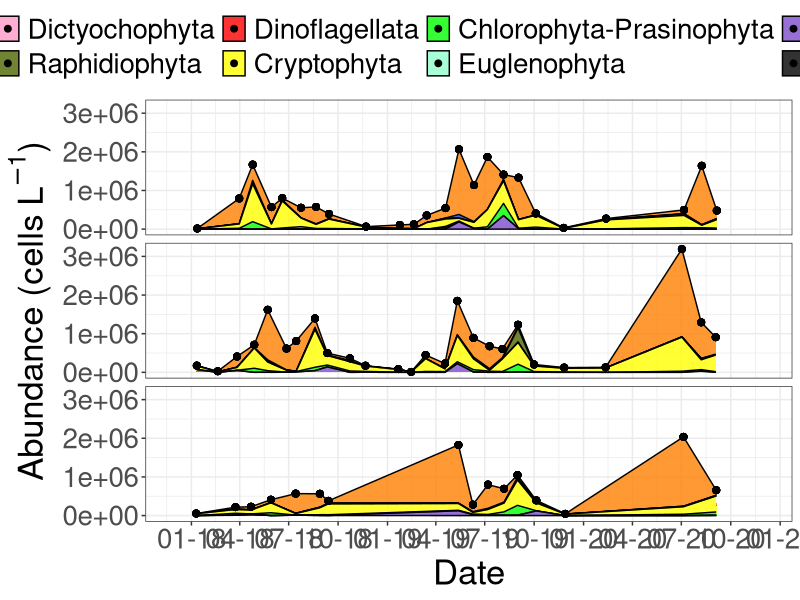
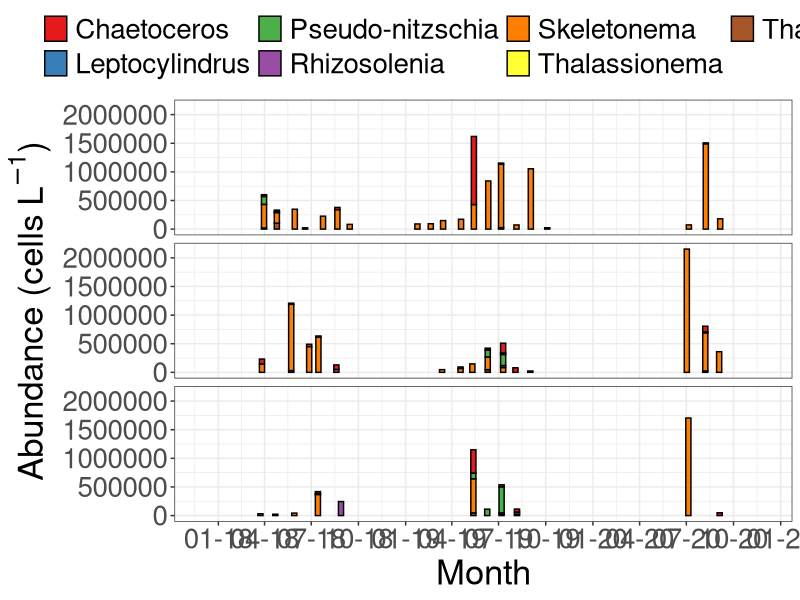
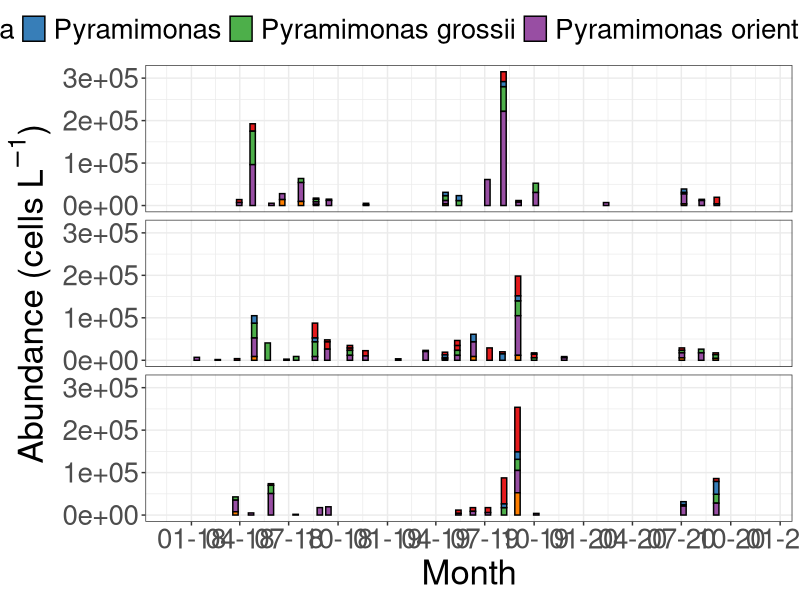
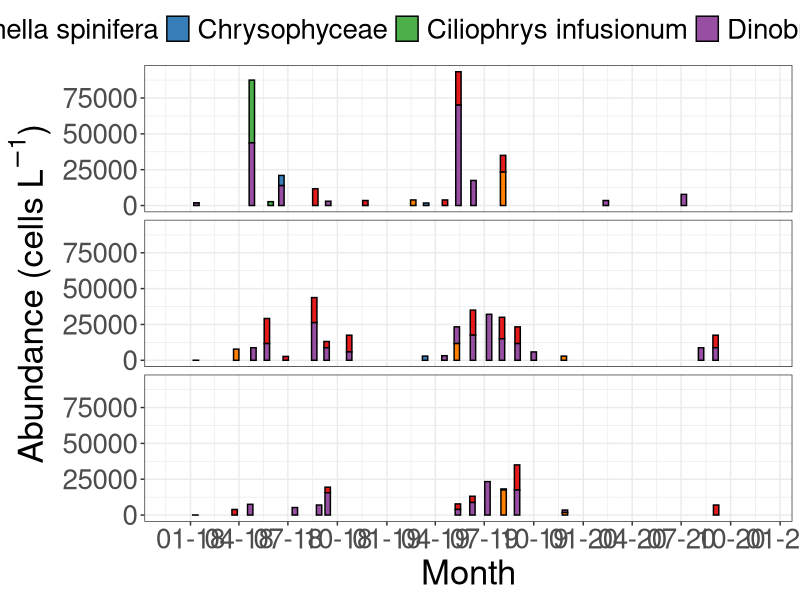
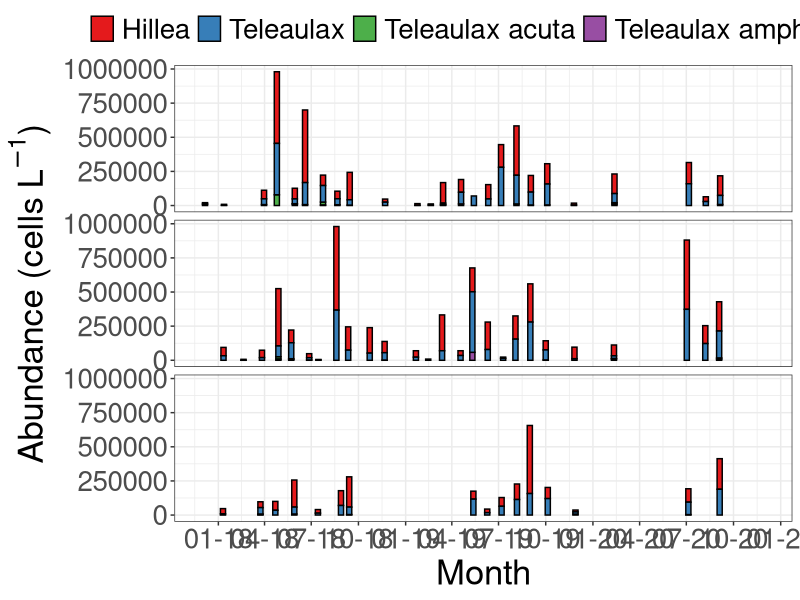
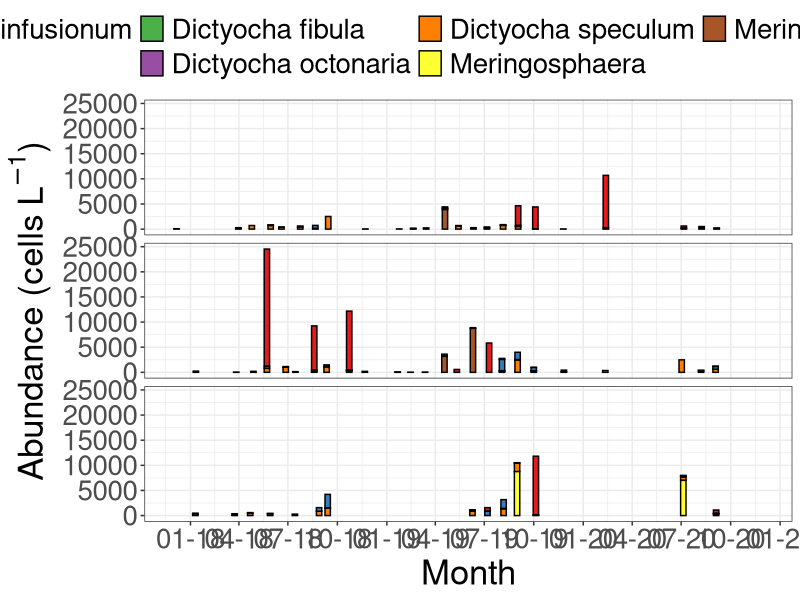
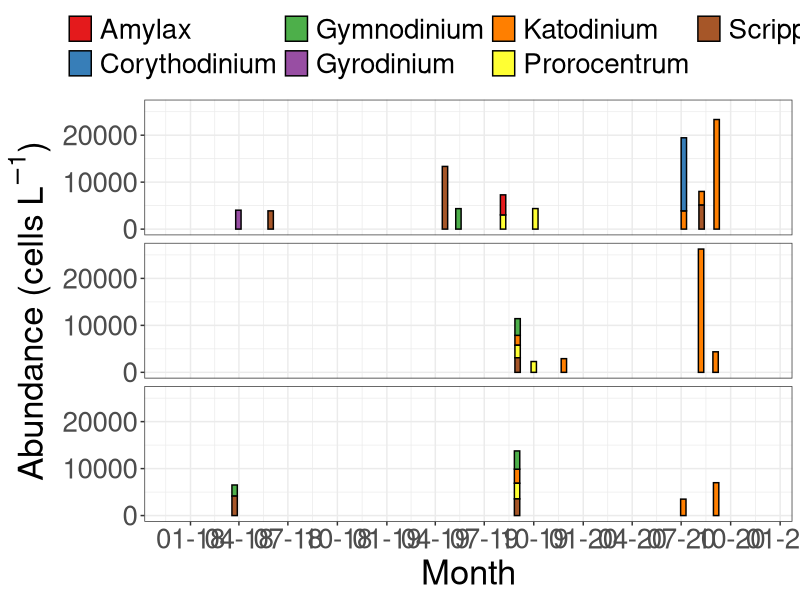
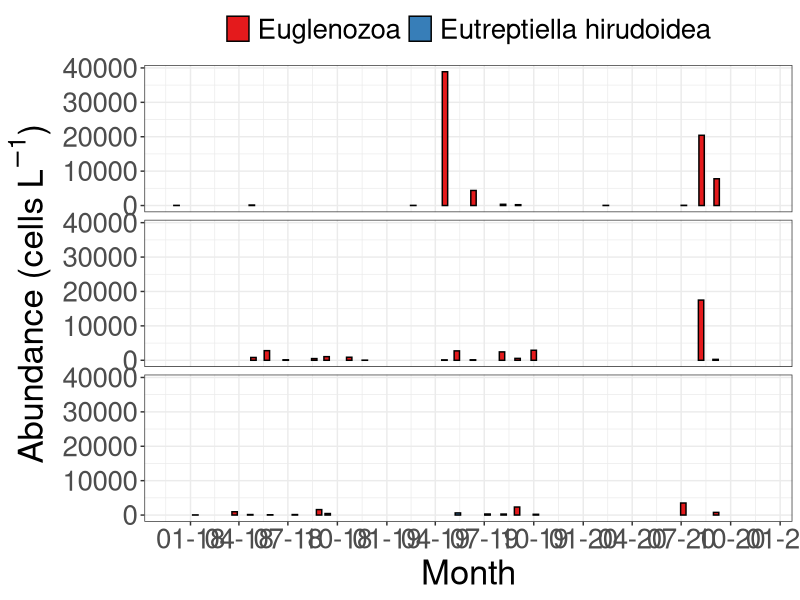

These charts were generated, in order, by the following R code:
## ---- chunk 1
#Load packages
library(tidyverse)
library(patchwork)
library(here)
library(readr)
## ---- chunk 2
#Upload output from OBIS taxonomy matching/formatting
micro <- read_csv(here("output_worms_matching", "calvert_2018_2020.csv"))

micro$date <- as.Date(micro$date, "%Y-%m-%d")

## ---- chunk 3
#Selecting pertinent columns.
micro <- micro %>% 
  select(date, site_id, group, scientificName, AphiaID, 
         scientificName_accepted = valid_name, 
         rank, kingdom:genus, lifeStage:identificationRemark,
         count = counts)
## ---- chunk 4
#Chaetoceros is missing Louis group - adding here but need to go back and fix in original file

micro <- micro %>% 
  mutate(group = case_when(scientificName == "Chaetoceros" ~
                             "Bacillariophyta",
                           TRUE ~ as.character(group)))

#Checking distinct group/species
micro_distinct <- micro %>% 
  distinct(group, scientificName) %>% 
  arrange(group)

#Interesting - unknown flagallete bearing and unknown very small flagellate should probably be summed/grouped in original sheets. I wonder if this is a difference between sheets or if both existed, and I didn't account for this. Only the 2020 qu39 data had any counts for this - so they would have been removed from the other sheets, but kept here. I need to fix this - although it might not be an issue, as I class it as protozoa, so wouldn't it just be grouped in the obis matching stage? Hmm need to think about this.


#making group for protozoa chlorophyta as unknown
micro_distinct_fix <- micro_distinct %>%
  mutate(group = case_when(scientificName == "Protozoa" & 
                             group == "Unknown flagellae-bearing cells" ~
                             "Unknown_flagellate",
                           scientificName == "Protozoa" & 
                             group == "Unknown very small flagellated species" ~
                             "Unknown_flagellate",
                           scientificName == "Protozoa" & 
                             group == "Dinoflagellata" ~
                             "Unknown_Dinophyceae?",
                           scientificName == "Protozoa" & 
                             group == "Chlorophyta" ~
                             "Unknown_Chlorophyta?",
                           scientificName == "Protozoa" & 
                             group == "Chlorophyta-Prasinophyta" ~
                             "Unknown_Chlorophyta?",
                           TRUE ~ as.character(group)))

micro <- micro %>%
  mutate(group = case_when(scientificName == "Protozoa" & 
                             group == "Unknown flagellae-bearing cells" ~
                             "Unknown_flagellate",
                           scientificName == "Protozoa" & 
                             group == "Unknown very small flagellated species" ~
                             "Unknown_flagellate",
                           scientificName == "Protozoa" & 
                             group == "Dinoflagellata" ~
                             "Unknown_Dinophyceae?",
                           scientificName == "Protozoa" & 
                             group == "Chlorophyta" ~
                             "Unknown_Chlorophyta?",
                           scientificName == "Protozoa" & 
                             group == "Chlorophyta-Prasinophyta" ~
                             "Unknown_Chlorophyta?",
                           TRUE ~ as.character(group)))

micro <- micro %>%
  mutate(group = case_when(group == "Chlorophyta" ~ "Chlorophyta-Prasinophyta",
                           group == "Dictyophyta" ~ "Dictyochophyta",
                           group == "Haptophyta" ~ "Prymnesiophyta-Haptophyta",
                           TRUE ~ as.character(group)))

## ---- chunk 5
#Designating photosynthetic species - Dictyochophyta was different in one sheet and needed to be added also:
  #Prymnesiophyta-Haptophyta
  #Chlorophyta-Prasinophyta

#Actually, need to fix these things earlier as I sum groups and these differences will not let thier counts be summed.

micro <- micro %>% 
  mutate(trophicStatus = case_when(group == "Bacillariophyta" ~ "auto",
                                   group == "Chlorophyta" ~ "auto",
                                   group == "Chlorophyta-Prasinophyta" ~ "auto",
                                   group == "Choanoflagellata" ~ "hetero",
                                   group == "Chrysophyta" ~ "auto",
                                   group == "Ciliophora" ~ "hetero",
                                   group == "Cryptophyta" ~ "auto",
                                   group == "Cyanobacteria" ~ "auto",
                                   group == "Dictyophyta" ~ "auto",
                                   group == "Dictyochophyta" ~ "auto",
                                   group == "Dinoflagellata" ~ "auto",
                                   group == "Ebriidea" ~ "hetero",
                                   group == "Euglenophyta" ~ "auto",
                                   group == "Haptophyta" ~ "auto",
                                   group == "Prymnesiophyta-Haptophyta" ~ "auto",
                                   group == "Kinetoplastidea" ~ "hetero",
                                   group == "Metazoa" ~ "hetero",
                                   group == "Raphidiophyta" ~ "auto",
                                   group == "Unknown_flagellate" ~ "auto",
                                   group == "Unknown_Chlorophyta?" ~ "auto",
                                   group == "Unknown_Dinophyceae?" ~ "auto")) %>% 
  select(date, site_id, trophicStatus, group, scientificName, 
         AphiaID, scientificName_accepted:count)

trophic_check <- micro %>% 
  distinct(group, trophicStatus) %>% 
  arrange(trophicStatus)
## ---- chunk 6
#Selecting autotrophic groups from class level specifications above. Too coarse for dinos.


#Can't figure out how to make this work with multiple stations. Trying each separately and binding
micro_sum_dfo2 <- micro %>%
  filter(trophicStatus == "auto" &
          site_id == "DFO2") %>% 
  complete(date, group) %>% # make each day have all species, even if not observed (for joining)
  group_by(date, group) %>% 
  summarise(sum = sum(count)) %>% #sum counts for each grouping/class
  ungroup() %>% 
  arrange(date, group) %>% 
  mutate(sum = replace_na(sum, 0),
         site_id = "DFO2") #replace NAs, created by complete, with 0s

micro_sum_kc10 <- micro %>%
  filter(trophicStatus == "auto" &
          site_id == "KC10") %>% 
  complete(date, group) %>% # make each day have all species, even if not observed (for joining)
  group_by(date, group) %>% 
  summarise(sum = sum(count)) %>% #sum counts for each grouping/class
  ungroup() %>% 
  arrange(date, group) %>% 
  mutate(sum = replace_na(sum, 0),
         site_id = "KC10") #replace NAs, created by complete, with 0s

micro_sum_qcs01 <- micro %>%
  filter(trophicStatus == "auto" &
          site_id == "QCS01") %>% 
  complete(date, group) %>% # make each day have all species, even if not observed (for joining)
  group_by(date, group) %>% 
  summarise(sum = sum(count)) %>% #sum counts for each grouping/class
  ungroup() %>% 
  arrange(date, group) %>% 
  mutate(sum = replace_na(sum, 0),
         site_id = "QCS01") #replace NAs, created by complete, with 0s


micro_sum <- rbind(micro_sum_dfo2, micro_sum_kc10, micro_sum_qcs01)
## ---- chunk 7
#Set order or groups for plotting

micro_sum$group <- factor(micro_sum$group,
                         levels = c("Bacillariophyta", #Y
                                    "Chrysophyta", #Y
                                    "Dictyochophyta", #Y
                                    "Raphidiophyta", #Y
                                    "Dinoflagellata", #Y
                                    "Cryptophyta",#Y
                                    "Chlorophyta-Prasinophyta", #Y 
                                    "Euglenophyta", #Y
                                    "Prymnesiophyta-Haptophyta", #Y 
                                    "Cyanobacteria", #Y
                                    "Unknown_Chlorophyta?", #Y
                                    "Unknown_Dinophyceae?", #Y
                                    "Unknown_flagellate" #Y
                                    ))
## ---- chunk 8
#Setting colour pallete for microscopy data - roughly comparable to chemtax data
color_palette_micro <- c("#ff8000", #Diatoms 
                   "#2642D5", #Chrysophytes
                   "#ff99c7", #Dicto (same color as chryso as same pig. group)
                   "#4d6600", #Raph
                   "#ff0000", #Dino
                   "#ffff00", #Crypto
                   "#00ff00", #Chloro (chloro and eugleno same colour, same pig. group)
                   "#93FFCA", #Eugleno
                   "#7d4dcc", #Hapto
                   "#000000"  #Cyano
                   )

#Set month labels for plot
month_labels_5 <- rep(c('J','F','M','A','M','J','J','A','S','O','N','D'), 5)

month_labels <- c('J','F','M','A','M','J','J','A','S','O','N','D')
## ---- chunk 9

startTime <- as.Date("2017-12-01")
endTime <- as.Date("2020-11-30")
startEnd <- c(startTime, endTime)


micro_sum %>% 
  filter(date > "2018-01-01" & date < "2020-12-31" &
         !group == "Unknown_Chlorophyta?" &
         !group == "Unknown_Dinophyceae?" &
         !group == "Unknown_flagellate") %>%
  group_by(date, site_id) %>% 
  mutate(sum_all = sum(sum, na.rm = TRUE)) %>% 
  ggplot(aes(x = date, y = sum, group = group, fill = group)) +
  geom_area(position = "stack", alpha = 0.8, size = 0.5, colour = "black") +
  geom_point(aes(x = date, y = sum_all), size = 2) +
  scale_fill_manual(values = color_palette_micro) +
  scale_x_date(limits = startEnd,
               breaks = scales::date_breaks("3 month"),
               labels = scales::date_format("%m-%y")) +
  facet_wrap(~ site_id, ncol = 1) +
  theme_bw() +
  theme(legend.position = "top",
        legend.direction = "horizontal",
        legend.title = element_blank(),
        text = element_text(size = 11),
        strip.background = element_blank(),
        strip.text = element_blank()) + 
  labs(x = "Date",
           y = bquote("Abundance (cells" ~ L^-1*")")) +
  theme(text = element_text(size = 25)) 

ggsave(here("figures", "Calvert.png"), width = 17, height = 15, dpi = 300)

## ---- chunk 10
micro_diat_dfo <- micro %>% 
  filter(site_id == "DFO2" &
           group == "Bacillariophyta" & count > 20000 & !is.na(genus)) %>% 
  group_by(date, genus) %>% 
  summarise(count_sum = sum(count)) %>% 
  ungroup() %>% 
  complete(date, genus) %>% 
  arrange(date, count_sum) %>% 
  mutate(site_id = "DFO2")

micro_diat_kc10 <- micro %>% 
  filter(site_id == "KC10" &
           group == "Bacillariophyta" & count > 20000 & !is.na(genus)) %>% 
  group_by(date, genus) %>% 
  summarise(count_sum = sum(count)) %>% 
  ungroup() %>% 
  complete(date, genus) %>% 
  arrange(date, count_sum) %>% 
  mutate(site_id = "KC10")

micro_diat_qcs01 <- micro %>% 
  filter(site_id == "QCS01" &
           group == "Bacillariophyta" & count > 20000 & !is.na(genus)) %>% 
  group_by(date, genus) %>% 
  summarise(count_sum = sum(count)) %>% 
  ungroup() %>% 
  complete(date, genus) %>% 
  arrange(date, count_sum) %>% 
  mutate(site_id = "QCS01")

micro_diat <- rbind(micro_diat_dfo, micro_diat_kc10, micro_diat_qcs01)

micro_diat %>% 
  ggplot(aes(date, count_sum, fill = genus)) +
  geom_bar(position = "stack", stat = "identity", color = "black", width = 10) +
  scale_fill_brewer(palette = "Set1") +
  scale_x_date(limits = startEnd,
               breaks = scales::date_breaks("3 month"),
               labels = scales::date_format("%m-%y")) +
  facet_wrap(~ site_id, ncol = 1) +
  theme_bw() +
  theme(legend.position = "top",
        legend.direction = "horizontal",
        legend.title = element_blank(),
        text = element_text(size = 11),
        strip.background = element_blank(),
        strip.text = element_blank()) + 
  labs(x = "Month",
       y = bquote("Abundance (cells" ~ L^-1*")")) +
  theme(text = element_text(size = 25)) 
  
ggsave(here("figures", "Calvert_diat_species.png"), 
        width = 17, height = 15, dpi = 300)
## ---- chunk 11
#Chorophytes
micro %>%
  filter(group == "Chlorophyta-Prasinophyta") %>% 
  ggplot(aes(date, count, fill = scientificName)) +
  geom_bar(position = "stack", stat = "identity", color = "black", width = 10) +
  scale_fill_brewer(palette = "Set1") +
  scale_x_date(limits = startEnd,
               breaks = scales::date_breaks("3 month"),
               labels = scales::date_format("%m-%y")) +
  facet_wrap(~ site_id, ncol = 1) +
  theme_bw() +
  theme(legend.position = "top",
        legend.direction = "horizontal",
        legend.title = element_blank(),
        text = element_text(size = 11),
        strip.background = element_blank(),
        strip.text = element_blank()) + 
  labs(x = "Month",
       y = bquote("Abundance (cells" ~ L^-1*")")) +
  theme(text = element_text(size = 25))

ggsave(here("figures", "Calvert_chloro_species.png"), 
        width = 17, height = 15, dpi = 300)
## ---- chunk 12
#Chrysophytes
micro %>%
  filter(group == "Chrysophyta") %>% 
  ggplot(aes(date, count, fill = scientificName)) +
  geom_bar(position = "stack", stat = "identity", color = "black", width = 10) +
  scale_fill_brewer(palette = "Set1") +
  scale_x_date(limits = startEnd,
               breaks = scales::date_breaks("3 month"),
               labels = scales::date_format("%m-%y")) +
  facet_wrap(~ site_id, ncol = 1) +
  theme_bw() +
  theme(legend.position = "top",
        legend.direction = "horizontal",
        legend.title = element_blank(),
        text = element_text(size = 11),
        strip.background = element_blank(),
        strip.text = element_blank()) + 
  labs(x = "Month",
       y = bquote("Abundance (cells" ~ L^-1*")")) +
  theme(text = element_text(size = 25))

ggsave(here("figures", "Calvert_chryso_species.png"), 
        width = 17, height = 15, dpi = 300)
## ---- chunk 13
#Cryptophytes
micro %>%
  filter(group == "Cryptophyta") %>% 
  ggplot(aes(date, count, fill = scientificName)) +
  geom_bar(position = "stack", stat = "identity", color = "black", width = 10) +
  scale_fill_brewer(palette = "Set1") +
  scale_x_date(limits = startEnd,
               breaks = scales::date_breaks("3 month"),
               labels = scales::date_format("%m-%y")) +
  facet_wrap(~ site_id, ncol = 1) +
  theme_bw() +
  theme(legend.position = "top",
        legend.direction = "horizontal",
        legend.title = element_blank(),
        text = element_text(size = 11),
        strip.background = element_blank(),
        strip.text = element_blank()) + 
  labs(x = "Month",
       y = bquote("Abundance (cells" ~ L^-1*")")) +
  theme(text = element_text(size = 25))

ggsave(here("figures", "Calvert_cryto_species.png"), 
        width = 17, height = 15, dpi = 300)
## ---- chunk 14
#Dictyos
micro %>%
  filter(group == "Dictyochophyta") %>% 
  ggplot(aes(date, count, fill = scientificName)) +
  geom_bar(position = "stack", stat = "identity", color = "black", width = 10) +
  scale_fill_brewer(palette = "Set1") +
  scale_x_date(limits = startEnd,
               breaks = scales::date_breaks("3 month"),
               labels = scales::date_format("%m-%y")) +
  facet_wrap(~ site_id, ncol = 1) +
  theme_bw() +
  theme(legend.position = "top",
        legend.direction = "horizontal",
        legend.title = element_blank(),
        text = element_text(size = 11),
        strip.background = element_blank(),
        strip.text = element_blank()) + 
  labs(x = "Month",
       y = bquote("Abundance (cells" ~ L^-1*")")) +
  theme(text = element_text(size = 25))

ggsave(here("figures", "Calvert_dictyo_species.png"), 
        width = 17, height = 15, dpi = 300)
## ---- chunk 15
#Dinos - found an error here - Ebria Tripartita is not a Dinoflagellate - how did this happen? Need to look into this and fix...
micro_dino_dfo <- micro %>% 
  filter(site_id == "DFO2" &
           group == "Dinoflagellata" & count > 2000 & !is.na(genus) &
           !scientificName == "Ebria tripartita") %>% 
  group_by(date, genus) %>% 
  summarise(count_sum = sum(count)) %>% 
  ungroup() %>% 
  complete(date, genus) %>% 
  arrange(date, count_sum) %>% 
  mutate(site_id = "DFO2")

micro_dino_kc10 <- micro %>% 
  filter(site_id == "KC10" &
           group == "Dinoflagellata" & count > 2000 & !is.na(genus) &
           !scientificName == "Ebria tripartita") %>% 
  group_by(date, genus) %>% 
  summarise(count_sum = sum(count)) %>% 
  ungroup() %>% 
  complete(date, genus) %>% 
  arrange(date, count_sum) %>% 
  mutate(site_id = "KC10")

micro_dino_qcs01 <- micro %>% 
  filter(site_id == "QCS01" &
           group == "Dinoflagellata" & count > 2000 & !is.na(genus) &
           !scientificName == "Ebria tripartita") %>% 
  group_by(date, genus) %>% 
  summarise(count_sum = sum(count)) %>% 
  ungroup() %>% 
  complete(date, genus) %>% 
  arrange(date, count_sum) %>% 
  mutate(site_id = "QCS01")

micro_dino <- rbind(micro_dino_dfo, micro_dino_kc10, micro_dino_qcs01)

micro_dino %>%
  ggplot(aes(date, count_sum, fill = genus)) +
  geom_bar(position = "stack", stat = "identity", color = "black", width = 10) +
  scale_fill_brewer(palette = "Set1") +
  scale_x_date(limits = startEnd,
               breaks = scales::date_breaks("3 month"),
               labels = scales::date_format("%m-%y")) +
  facet_wrap(~ site_id, ncol = 1) +
  theme_bw() +
  theme(legend.position = "top",
        legend.direction = "horizontal",
        legend.title = element_blank(),
        text = element_text(size = 11),
        strip.background = element_blank(),
        strip.text = element_blank()) + 
  labs(x = "Month",
       y = bquote("Abundance (cells" ~ L^-1*")")) +
  theme(text = element_text(size = 25))

ggsave(here("figures", "Calvert_dinos_species.png"), 
        width = 17, height = 15, dpi = 300)
## ---- chunk 16
#Euglenos
micro %>%
  filter(group == "Euglenophyta") %>% 
  ggplot(aes(date, count, fill = scientificName)) +
  geom_bar(position = "stack", stat = "identity", color = "black", width = 10) +
  scale_fill_brewer(palette = "Set1") +
  scale_x_date(limits = startEnd,
               breaks = scales::date_breaks("3 month"),
               labels = scales::date_format("%m-%y")) +
  facet_wrap(~ site_id, ncol = 1) +
  theme_bw() +
  theme(legend.position = "top",
        legend.direction = "horizontal",
        legend.title = element_blank(),
        text = element_text(size = 11),
        strip.background = element_blank(),
        strip.text = element_blank()) + 
  labs(x = "Month",
       y = bquote("Abundance (cells" ~ L^-1*")")) +
  theme(text = element_text(size = 25))

ggsave(here("figures", "Calvert_euglenos_species.png"), 
        width = 17, height = 15, dpi = 300)
## ---- chunk 17
#Haptos
micro %>%
  filter(group == "Prymnesiophyta-Haptophyta") %>% 
  ggplot(aes(date, count, fill = scientificName)) +
  geom_bar(position = "stack", stat = "identity", color = "black", width = 10) +
  scale_fill_brewer(palette = "Set1") +
  scale_x_date(limits = startEnd,
               breaks = scales::date_breaks("3 month"),
               labels = scales::date_format("%m-%y")) +
  facet_wrap(~ site_id, ncol = 1) +
  theme_bw() +
  theme(legend.position = "top",
        legend.direction = "horizontal",
        legend.title = element_blank(),
        text = element_text(size = 11),
        strip.background = element_blank(),
        strip.text = element_blank()) + 
  labs(x = "Month",
       y = bquote("Abundance (cells" ~ L^-1*")")) +
  theme(text = element_text(size = 25))

ggsave(here("figures", "Calvert_haptos_species.png"), 
        width = 17, height = 15, dpi = 300)
## ---- chunk 18
#Raphidos
micro %>%
  filter(group == "Raphidiophyta") %>% 
  ggplot(aes(date, count, fill = scientificName)) +
  geom_bar(position = "stack", stat = "identity", color = "black", width = 10) +
  scale_fill_brewer(palette = "Set1") +
  scale_x_date(limits = startEnd,
               breaks = scales::date_breaks("3 month"),
               labels = scales::date_format("%m-%y")) +
  facet_wrap(~ site_id, ncol = 1) +
  theme_bw() +
  theme(legend.position = "top",
        legend.direction = "horizontal",
        legend.title = element_blank(),
        text = element_text(size = 11),
        strip.background = element_blank(),
        strip.text = element_blank()) + 
  labs(x = "Month",
       y = bquote("Abundance (cells" ~ L^-1*")")) +
  theme(text = element_text(size = 25))

ggsave(here("figures", "Calvert_raphidos_species.png"), 
        width = 17, height = 15, dpi = 300)
